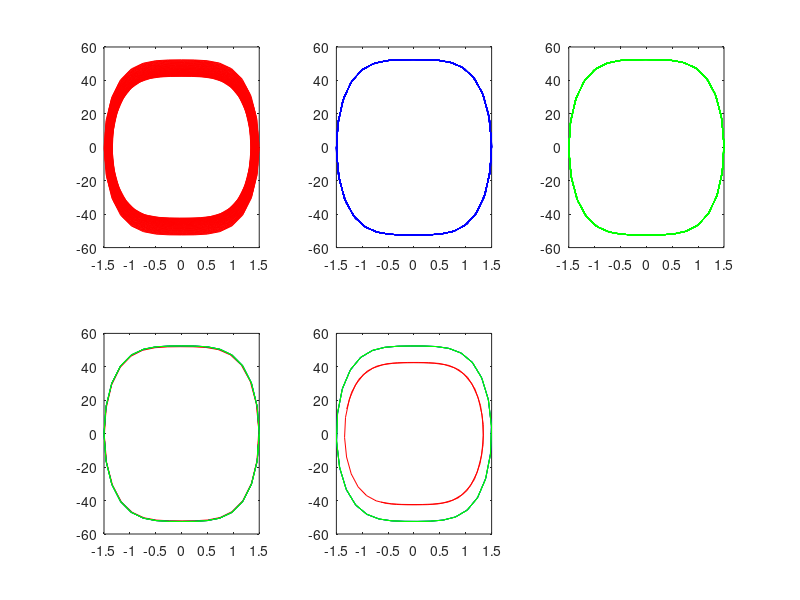

Here is the MATLAB script that generated this plot:
%%%%%%%%%%%%%%%%%% RESORTE
u0 = 1.5;
v0 = 0;
s1 = 100;
s2 = 10;
T = 0.15153;
Dt = T/32;
tmax = 50*T;
rango = 0:Dt:tmax;
%%%%%%%%%%%%%%%%%% RK
%
u=[u0];
v=[v0];
%
for i = rango
  a0 = -s1*(1+s2*u0^2)*u0; %%%
%
  u1 = u0 + (1/2)*Dt*v0; %%%
  v1 = v0 + (1/2)*Dt*a0; %%%
  a1 = -s1*(1+s2*u1^2)*u1; %%%
%
  u2 = u0 +    1*Dt*v0 + 1*Dt^2*a0; %%%
  v2 = v0 + (-1)*Dt*a0 + 2*Dt*a1; %%%
  a2 = -s1*(1+s2*u2^2)*u2; %%%
%
  
  u3 = u0 + Dt*v0 + (1/6)*(Dt^2)*a0 + (1/3)*(Dt^2)*a1;
  v3 = v0 + (1/6)*Dt*a0 + (2/3)*Dt*a1 + (1/6)*Dt*a2;
%
   u=[u,u3]; 
   v=[v,v3];
% 
  u0=u3;
  v0=v3;
endfor
urk=u;
vrk=v;
%%%%%%%%%%%%%%%%%% MET3
u0 = 1.5;
v0 = 0;
u=[u0];
v=[v0];
%
for i = rango
  a0 = -s1*(1+s2*u0^2)*u0;
  %
  u1 = u0 + 1/3*Dt*v0 + 1/18*Dt^2*a0;
  v1 = v0 + 1/3*Dt*a0;
  a1 = -s1*(1+s2*u1^2)*u1;
  %
  u2 = u0 + 2/3*Dt*v0 + 1/27*Dt^2*(2*a0 + 4*a1);
  v2 = v0 + 2/3*Dt*a1;
  a2 = -s1*(1+s2*u2^2)*u2;
  %
  u3 = u0 + Dt*v0 + 1/6*Dt^2*(a0 + a1 + a2);
  v3 = v0 + 1/4*Dt*(a0 + 3*a2);
%
   u=[u,u3]; 
   v=[v,v3];
%
  u0=u3;
  v0=v3;
endfor
umet3=u;
vmet3=v;
%%%%%%%%%%%%%%%%%% MET4
u0 = 1.5;
v0 = 0;
u=[u0];
v=[v0];
%
for i = rango
  a0 = -s1*(1+s2*u0^2)*u0;% EC. 1
  %
  u1 = u0 + 1/3*Dt*v0 + 1/18*Dt^2*a0; % EC 2.1
  v1 = v0 + 1/3*Dt*a0; % EC 2.2
  a1 = -s1*(1+s2*u1^2)*u1;% EC 3
  %
  u2 = u0 + 1/2*Dt*v0 + 3/40*Dt^2*(2*a0/3 + a1); % EC 4.1
  v2 = v0 + 1/8*Dt*a0 + 3/8*Dt*a1; % EC 4.2
  a2 = -s1*(1+s2*u2^2)*u2; % EC 5
  %
  u3 = u0 + 1*Dt*v0 + 1/20*Dt^2*(a0 + 9*a1); % EC 6.1
  v3 = v0 + 1/2*Dt*(a0 -3*a1 + 4*a2); % EC 6.2
  a3 = -s1*(1+s2*u3^2)*u3; % EC 7
  %
  u4 = u0 + Dt*v0 + 1/6*Dt^2*(a0 + 2*a2); % EC 8.1
  v4 = v0 + 1/6*Dt*(a0 + 4*a2 + a3); % EC 8.2
%
   u=[u,u4]; 
   v=[v,v4];
%
  u0=u4;
  v0=v4;
endfor
umet4=u;
vmet4=v;
%%%%%%%%%%%%%%%%%%  GRAFICOS
subplot (2, 3, 1)
plot(urk,vrk,"-r"); % RUNGE KUTTA-3
subplot (2, 3, 2)
plot(umet3,vmet3,"-b"); % MET3
subplot (2, 3, 3)
plot(umet4,vmet4,"-g"); % MET4
subplot (2, 3, 4)
plot(urk(1:66),vrk(1:66),"-r",umet3(1:66),vmet3(1:66),"-b",umet4(1:66),vmet4(1:66),"-g"); % PRIMEROS 2T
subplot (2, 3, 5)
plot(urk((length(urk)-64):length(urk)),vrk((length(vrk)-64):length(vrk)),"-r",umet3((length(umet3)-64):length(umet3)),vmet3((length(vmet3)-64):length(vmet3)),"-b",umet4((length(umet4)-64):length(umet4)),vmet4((length(vmet4)-64):length(vmet4)),"-g"); % ULTIMOS 2T
